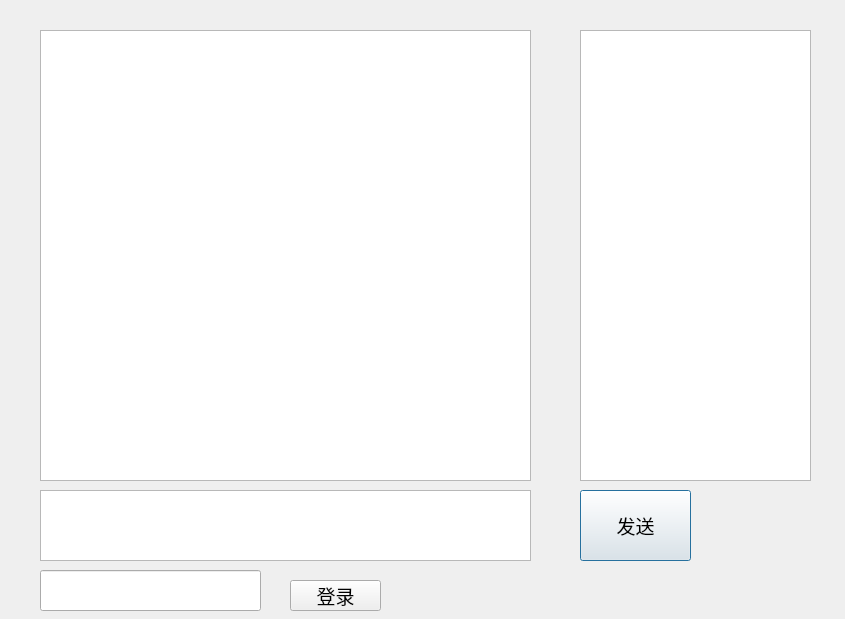
<?xml version="1.0" encoding="UTF-8"?>
<ui version="4.0">
 <class>Dialog</class>
 <widget class="QDialog" name="Dialog">
  <property name="geometry">
   <rect>
    <x>0</x>
    <y>0</y>
    <width>845</width>
    <height>619</height>
   </rect>
  </property>
  <property name="font">
   <font>
    <pointsize>14</pointsize>
   </font>
  </property>
  <property name="windowTitle">
   <string>Dialog</string>
  </property>
  <widget class="QTextEdit" name="textEdit">
   <property name="geometry">
    <rect>
     <x>40</x>
     <y>30</y>
     <width>491</width>
     <height>451</height>
    </rect>
   </property>
  </widget>
  <widget class="QTextEdit" name="textEdit_2">
   <property name="geometry">
    <rect>
     <x>580</x>
     <y>30</y>
     <width>231</width>
     <height>451</height>
    </rect>
   </property>
  </widget>
  <widget class="QTextEdit" name="textEdit_3">
   <property name="geometry">
    <rect>
     <x>40</x>
     <y>490</y>
     <width>491</width>
     <height>71</height>
    </rect>
   </property>
  </widget>
  <widget class="QPushButton" name="pushButton">
   <property name="geometry">
    <rect>
     <x>580</x>
     <y>490</y>
     <width>111</width>
     <height>71</height>
    </rect>
   </property>
   <property name="text">
    <string>发送</string>
   </property>
  </widget>
  <widget class="QLineEdit" name="lineEdit">
   <property name="geometry">
    <rect>
     <x>40</x>
     <y>570</y>
     <width>221</width>
     <height>41</height>
    </rect>
   </property>
  </widget>
  <widget class="QPushButton" name="pushButton_2">
   <property name="geometry">
    <rect>
     <x>290</x>
     <y>580</y>
     <width>91</width>
     <height>31</height>
    </rect>
   </property>
   <property name="text">
    <string>登录</string>
   </property>
  </widget>
 </widget>
 <resources/>
 <connections>
  <connection>
   <sender>pushButton</sender>
   <signal>clicked()</signal>
   <receiver>Dialog</receiver>
   <slot>sendData()</slot>
   <hints>
    <hint type="sourcelabel">
     <x>649</x>
     <y>542</y>
    </hint>
    <hint type="destinationlabel">
     <x>730</x>
     <y>540</y>
    </hint>
   </hints>
  </connection>
  <connection>
   <sender>pushButton_2</sender>
   <signal>clicked()</signal>
   <receiver>Dialog</receiver>
   <slot>login()</slot>
   <hints>
    <hint type="sourcelabel">
     <x>341</x>
     <y>594</y>
    </hint>
    <hint type="destinationlabel">
     <x>438</x>
     <y>597</y>
    </hint>
   </hints>
  </connection>
 </connections>
 <slots>
  <slot>sendData()</slot>
  <slot>login()</slot>
 </slots>
</ui>
